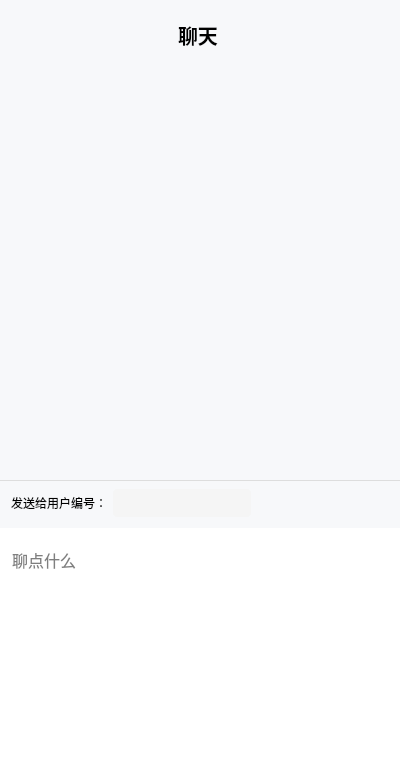
<?xml version="1.0" encoding="UTF-8"?>
<ui version="4.0">
 <class>ChatWidget</class>
 <widget class="QWidget" name="ChatWidget">
  <property name="geometry">
   <rect>
    <x>0</x>
    <y>0</y>
    <width>400</width>
    <height>760</height>
   </rect>
  </property>
  <property name="windowTitle">
   <string>ChatRoomWidget</string>
  </property>
  <property name="styleSheet">
   <string notr="true"/>
  </property>
  <layout class="QGridLayout" name="gridLayout" rowstretch="0">
   <property name="leftMargin">
    <number>0</number>
   </property>
   <property name="topMargin">
    <number>0</number>
   </property>
   <property name="rightMargin">
    <number>0</number>
   </property>
   <property name="bottomMargin">
    <number>0</number>
   </property>
   <property name="spacing">
    <number>0</number>
   </property>
   <item row="0" column="0">
    <widget class="QWidget" name="widget_3" native="true">
     <property name="styleSheet">
      <string notr="true">QWidget#widget_3{
background:#F7F8FA;
}
QWidget{
border:0px;
}</string>
     </property>
     <layout class="QVBoxLayout" name="verticalLayout">
      <property name="spacing">
       <number>0</number>
      </property>
      <property name="leftMargin">
       <number>0</number>
      </property>
      <property name="topMargin">
       <number>0</number>
      </property>
      <property name="rightMargin">
       <number>0</number>
      </property>
      <property name="bottomMargin">
       <number>0</number>
      </property>
      <item>
       <layout class="QVBoxLayout" name="verticalLayout_2">
        <property name="spacing">
         <number>0</number>
        </property>
        <property name="topMargin">
         <number>0</number>
        </property>
        <item>
         <widget class="QWidget" name="widget" native="true">
          <property name="minimumSize">
           <size>
            <width>0</width>
            <height>50</height>
           </size>
          </property>
          <property name="maximumSize">
           <size>
            <width>16777215</width>
            <height>50</height>
           </size>
          </property>
          <layout class="QGridLayout" name="gridLayout_2">
           <property name="leftMargin">
            <number>0</number>
           </property>
           <property name="topMargin">
            <number>20</number>
           </property>
           <property name="rightMargin">
            <number>0</number>
           </property>
           <property name="bottomMargin">
            <number>0</number>
           </property>
           <property name="spacing">
            <number>0</number>
           </property>
           <item row="0" column="4">
            <widget class="QPushButton" name="btnClose">
             <property name="sizePolicy">
              <sizepolicy hsizetype="Preferred" vsizetype="Preferred">
               <horstretch>0</horstretch>
               <verstretch>0</verstretch>
              </sizepolicy>
             </property>
             <property name="maximumSize">
              <size>
               <width>24</width>
               <height>24</height>
              </size>
             </property>
             <property name="text">
              <string/>
             </property>
            </widget>
           </item>
           <item row="0" column="0">
            <spacer name="horizontalSpacer_3">
             <property name="orientation">
              <enum>Qt::Horizontal</enum>
             </property>
             <property name="sizeType">
              <enum>QSizePolicy::Fixed</enum>
             </property>
             <property name="sizeHint" stdset="0">
              <size>
               <width>35</width>
               <height>20</height>
              </size>
             </property>
            </spacer>
           </item>
           <item row="0" column="1">
            <spacer name="horizontalSpacer">
             <property name="orientation">
              <enum>Qt::Horizontal</enum>
             </property>
             <property name="sizeHint" stdset="0">
              <size>
               <width>40</width>
               <height>20</height>
              </size>
             </property>
            </spacer>
           </item>
           <item row="0" column="3">
            <spacer name="horizontalSpacer_2">
             <property name="orientation">
              <enum>Qt::Horizontal</enum>
             </property>
             <property name="sizeHint" stdset="0">
              <size>
               <width>40</width>
               <height>20</height>
              </size>
             </property>
            </spacer>
           </item>
           <item row="0" column="2">
            <widget class="QLabel" name="label">
             <property name="styleSheet">
              <string notr="true">font-size:20px;
font-weight:bold;</string>
             </property>
             <property name="text">
              <string>聊天</string>
             </property>
            </widget>
           </item>
           <item row="0" column="5">
            <spacer name="horizontalSpacer_4">
             <property name="orientation">
              <enum>Qt::Horizontal</enum>
             </property>
             <property name="sizeType">
              <enum>QSizePolicy::Fixed</enum>
             </property>
             <property name="sizeHint" stdset="0">
              <size>
               <width>16</width>
               <height>20</height>
              </size>
             </property>
            </spacer>
           </item>
          </layout>
         </widget>
        </item>
        <item>
         <widget class="QScrollArea" name="scrollArea">
          <property name="widgetResizable">
           <bool>true</bool>
          </property>
          <widget class="QWidget" name="content">
           <property name="geometry">
            <rect>
             <x>0</x>
             <y>0</y>
             <width>398</width>
             <height>427</height>
            </rect>
           </property>
           <property name="styleSheet">
            <string notr="true">QWidget#content{
background:#F7F8FA;
}</string>
           </property>
          </widget>
         </widget>
        </item>
       </layout>
      </item>
      <item>
       <widget class="QWidget" name="widget_2" native="true">
        <property name="minimumSize">
         <size>
          <width>0</width>
          <height>0</height>
         </size>
        </property>
        <layout class="QVBoxLayout" name="verticalLayout_3">
         <property name="spacing">
          <number>0</number>
         </property>
         <property name="leftMargin">
          <number>0</number>
         </property>
         <property name="topMargin">
          <number>0</number>
         </property>
         <property name="rightMargin">
          <number>0</number>
         </property>
         <property name="bottomMargin">
          <number>0</number>
         </property>
         <item>
          <widget class="QLabel" name="label_2">
           <property name="maximumSize">
            <size>
             <width>16777215</width>
             <height>1</height>
            </size>
           </property>
           <property name="styleSheet">
            <string notr="true">background:#ddd;</string>
           </property>
           <property name="text">
            <string/>
           </property>
          </widget>
         </item>
         <item>
          <widget class="QWidget" name="widTarget" native="true">
           <layout class="QHBoxLayout" name="horizontalLayout">
            <property name="topMargin">
             <number>8</number>
            </property>
            <item>
             <widget class="QLabel" name="label_3">
              <property name="text">
               <string>发送给用户编号：</string>
              </property>
             </widget>
            </item>
            <item>
             <widget class="QLineEdit" name="ledTar">
              <property name="styleSheet">
               <string notr="true">background:#F5F5F5;
border-radius:4px;
padding:6px 10px;</string>
              </property>
              <property name="text">
               <string/>
              </property>
             </widget>
            </item>
            <item>
             <spacer name="horizontalSpacer_5">
              <property name="orientation">
               <enum>Qt::Horizontal</enum>
              </property>
              <property name="sizeHint" stdset="0">
               <size>
                <width>40</width>
                <height>20</height>
               </size>
              </property>
             </spacer>
            </item>
           </layout>
          </widget>
         </item>
         <item>
          <widget class="QWidget" name="widget_4" native="true">
           <property name="styleSheet">
            <string notr="true">background:#fff;</string>
           </property>
           <layout class="QVBoxLayout" name="verticalLayout_5">
            <property name="spacing">
             <number>0</number>
            </property>
            <property name="leftMargin">
             <number>0</number>
            </property>
            <property name="topMargin">
             <number>0</number>
            </property>
            <property name="rightMargin">
             <number>0</number>
            </property>
            <property name="bottomMargin">
             <number>0</number>
            </property>
            <item>
             <widget class="QPlainTextEdit" name="ledChat">
              <property name="sizePolicy">
               <sizepolicy hsizetype="Expanding" vsizetype="Fixed">
                <horstretch>0</horstretch>
                <verstretch>0</verstretch>
               </sizepolicy>
              </property>
              <property name="styleSheet">
               <string notr="true">font-size:16px;
padding:16px 8px 16px 8px;
</string>
              </property>
              <property name="placeholderText">
               <string>聊点什么</string>
              </property>
             </widget>
            </item>
            <item>
             <layout class="QVBoxLayout" name="verticalLayout_4">
              <property name="topMargin">
               <number>0</number>
              </property>
              <item>
               <spacer name="verticalSpacer">
                <property name="orientation">
                 <enum>Qt::Vertical</enum>
                </property>
                <property name="sizeType">
                 <enum>QSizePolicy::Fixed</enum>
                </property>
                <property name="sizeHint" stdset="0">
                 <size>
                  <width>20</width>
                  <height>40</height>
                 </size>
                </property>
               </spacer>
              </item>
             </layout>
            </item>
           </layout>
          </widget>
         </item>
        </layout>
       </widget>
      </item>
     </layout>
    </widget>
   </item>
  </layout>
 </widget>
 <layoutdefault spacing="6" margin="11"/>
 <resources/>
 <connections/>
</ui>
